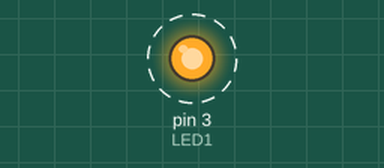
Simulated run of this sketch. Board: Arduino Uno, built with avr-gcc and run on an emulated ATmega328P. On the bench: output pins drawn as LEDs (lit = HIGH). Dashed ring = blinking.

Above: at 0.5 s.
Timing chart, 0 to 4.6 s (numbered marks = the images above):
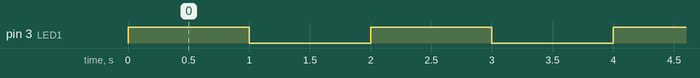

Measured:
- by itself, pin 3 (LED1): alternates HIGH for 1.0 s and LOW for 1.0 s

The sketch:

part1.ino
```cpp
// Define Pins
#define LED1 3

// Auto-lauch setup
void setup()
{
pinMode(LED1, OUTPUT); // Allow voltage to be output through LED pin
digitalWrite(LED1, HIGH); // Set LED off at start
}

// main loop
void loop()
{
// Blink LED1, (HIGH - On, LOW - Off)
digitalWrite(LED1, HIGH);
delay(1000);
digitalWrite(LED1, LOW);
delay(1000);

digitalWrite(LED1, HIGH);
delay(1000);
digitalWrite(LED1, LOW);
delay(1000);
}
```
